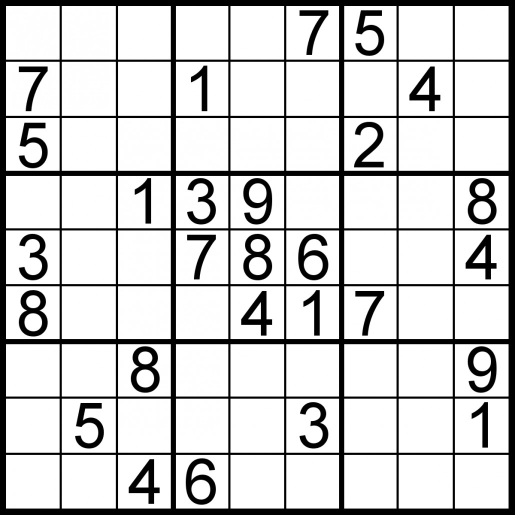
#> input picture images/big-numbers.jpg, 1030 x 1030 px (shown at 1/2 size)
$ python -i solver.py   (imports and definitions only)   (older library calls are emulated)
#> lines starting #> are read from the running program, lines starting #| are printed output that depends on the picture; after the words box and inside, x2 and y2 are one past the last pixel; in counts of white or black regions, pixels touching at a corner belong together
# -*- coding: utf-8 -*-
from typing import List, Optional, Tuple
from itertools import product

import cv2
import numpy as np

from sudoku import Corners, Field, BoundingBox
from utils import show_image

MAX_INITIAL_IMAGE_SIZE = 500


def load_image(filename: str) -> np.ndarray:
    image = cv2.imread(filename)
    return image


# [17 lines left out: functions resize_image, clean_image, not called in this run]


def cut_out_field(image: np.ndarray) -> (Field, np.ndarray, Corners, np.ndarray):
    if len(image.shape) == 2:
        bin_image = image
    else:
        bin_image = cv2.cvtColor(image, cv2.COLOR_BGR2GRAY)
        bin_image = cv2.adaptiveThreshold(
            bin_image, maxValue=255,
            adaptiveMethod=cv2.ADAPTIVE_THRESH_GAUSSIAN_C,
            thresholdType=cv2.THRESH_BINARY_INV,
            blockSize=55,
            C=6)
    # show_image("bin_image", bin_image, 600)

    field_contour = find_field_contour(bin_image)
    if field_contour is None or len(field_contour.shape) < 3:
        return None, None

    (top_left_idx, top_right_idx, bottom_right_idx, bottom_left_idx) = find_corners(field_contour)
    corners = Corners(
        field_contour[top_left_idx],
        field_contour[top_right_idx],
        field_contour[bottom_right_idx],
        field_contour[bottom_left_idx],
    )
    # show_corners(bin_image, corners)

    mask = np.zeros(bin_image.shape, np.uint8)
    cv2.drawContours(mask, [field_contour], 0, 255, -1)
    # show_image("mask", mask, 400)

    masked_field = cv2.bitwise_and(image, image, mask=mask)

    mask = cv2.bitwise_not(mask, mask)
    border = cv2.bitwise_or(masked_field, cv2.merge([mask, mask, mask]), mask=mask)
    masked_field = cv2.bitwise_or(masked_field, border)

    # field_side = find_longest_edge_len(corners)
    field_side = 300
    margin = 10
    field, perspective_transform_matrix = warp_field(masked_field, corners, field_side, margin)
    # show_image("field", field)

    return Field(field, field_side, margin), field_contour, corners, perspective_transform_matrix


# [16 lines of commented-out code are left out]


def find_field_contour(bin_image: np.ndarray) -> Optional[np.ndarray]:
    contours, _ = cv2.findContours(bin_image, cv2.RETR_EXTERNAL, cv2.CHAIN_APPROX_SIMPLE)
    if not contours:
        return None
    largest_area_contour: np.ndarray = max(contours, key=cv2.contourArea)
    return largest_area_contour


def find_corners(field_contour: np.ndarray) -> (int, int, int, int):
    coord_sums = field_contour.sum(axis=2)
    top_left_idx = np.argmin(coord_sums)
    bottom_right_idx = np.argmax(coord_sums)

    # Diff between y and x. The top-right will have the minimum difference,
    # the bottom-left, the maximum.
    diff = np.diff(field_contour, axis=2)
    top_right_idx = np.argmin(diff)
    bottom_left_idx = np.argmax(diff)

    return top_left_idx, top_right_idx, bottom_right_idx, bottom_left_idx


# [9 lines left out: function show_corners, not called in this run]


def warp_field(image: np.ndarray, corners: Corners, field_side: int, margin: int) -> Tuple[np.ndarray, np.ndarray]:
    source = np.array([
        corners.top_left,
        corners.top_right,
        corners.bottom_right,
        corners.bottom_left
    ], dtype=np.float32)
    dest = np.array([
        [0 + margin, 0 + margin],
        [field_side + margin, 0 + margin],
        [field_side + margin, field_side + margin],
        [0 + margin, field_side + margin]], dtype=np.float32)
    perspective_transform_matrix = cv2.getPerspectiveTransform(source, dest)
    warped = cv2.warpPerspective(
        image,
        perspective_transform_matrix,
        (field_side + 2 * margin, field_side + 2 * margin),
        borderMode=cv2.BORDER_CONSTANT,
        borderValue=(255, 255, 255)
    )
    return warped, perspective_transform_matrix


def perspective_transform_contour(contour: np.ndarray, perspective_transform_matrix: np.ndarray) -> np.ndarray:
    r = cv2.perspectiveTransform(contour.astype(np.float64), perspective_transform_matrix)
    return r.astype(np.int)


# [371 lines left out: functions extract_subcontour, binarize_field, enforce_grid_simple, enforce_grid_detected, find_digit_bounding_boxes, assign_digit_bounding_boxes_to_cells and 7 more, not called in this run]

>>> import cv2
>>> picture = cv2.imread('../../images/big-numbers.jpg')
#> picture is the input picture: shape (1030, 1030, 3); min 0, max 255, mean 207.5
>>> result = cut_out_field(picture)
#> in cut_out_field, `bin_image = cv2.adaptiveThreshold( bin_image, maxValue=255, adaptiveMe..`:
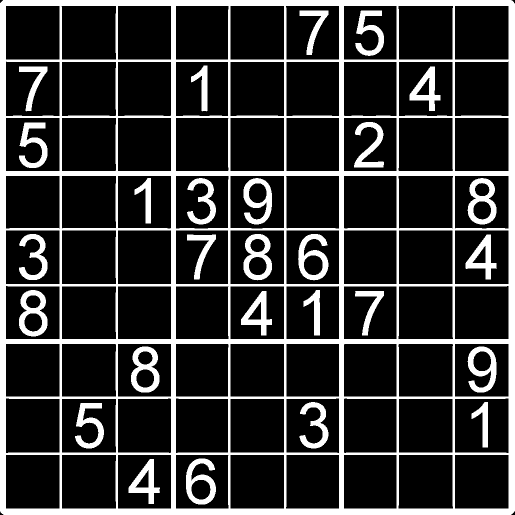
#> bin_image: shape (1030, 1030) (shown at 1/2 size); 19.2% white; 28 white regions
#> in find_field_contour, `contours, _ = cv2.findContours(bin_image, cv2.RETR_EXTERNAL, cv2.CHAIN..`: contours = 1 contour; box (x1, y1, x2, y2) and area: (0, 0, 1030, 1030) 1058754
#> in find_field_contour, `largest_area_contour: np.ndarray = max(contours, key=cv2.contourArea)`: largest_area_contour = contour of 20 points, box (x1, y1, x2, y2) (0, 0, 1030, 1030), area 1058754
#> in cut_out_field, `field_contour = find_field_contour(bin_image)`: field_contour has the same summary as largest_area_contour in find_field_contour
#> in find_corners, `coord_sums = field_contour.sum(axis=2)`: coord_sums = 20 values, max 2051 at index 10, min 6 at index 0, mean 1232.7
#> in find_corners, `top_left_idx = np.argmin(coord_sums)`: top_left_idx = 0
#> in find_corners, `bottom_right_idx = np.argmax(coord_sums)`: bottom_right_idx = 10
#> in find_corners, `diff = np.diff(field_contour, axis=2)`: diff = 20 values, max 1023 at index 4, min -1023 at index 16, mean 0
#> in find_corners, `top_right_idx = np.argmin(diff)`: top_right_idx = 16
#> in find_corners, `bottom_left_idx = np.argmax(diff)`: bottom_left_idx = 4
#> in cut_out_field, `(top_left_idx, top_right_idx, bottom_right_idx, bottom_left_idx) = fin..`: top_left_idx = 0; top_right_idx = 16; bottom_right_idx = 10; bottom_left_idx = 4
#> in cut_out_field, `cv2.drawContours(mask, [field_contour], 0, 255, -1)`:
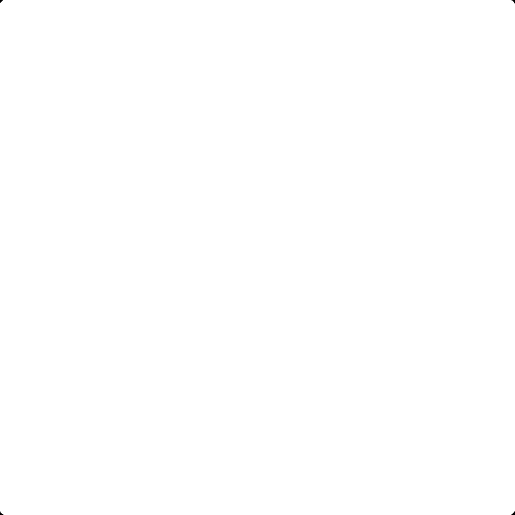
#> mask: shape (1030, 1030) (shown at 1/2 size); 100% white; 4 black regions, box (x1, y1, x2, y2) and area: (1022, 1022, 1030, 1030) 30, (1023, 0, 1030, 7) 24, (0, 1023, 7, 1030) 24, (0, 0, 6, 6) 21
#> in warp_field, `warped = cv2.warpPerspective( image, perspective_transform_matrix, (fi..`:
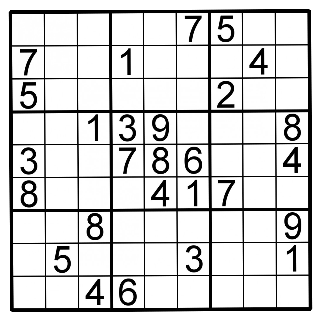
#> warped: shape (320, 320, 3); min 0, max 255, mean 213
#> in cut_out_field, `field, perspective_transform_matrix = warp_field(masked_field, corners..`: perspective_transform_matrix = [[0.294, 0.00144, 8.24], [-0.00115, 0.293, 10.01], [-7.49e-09, 9.56e-07, 1]]
